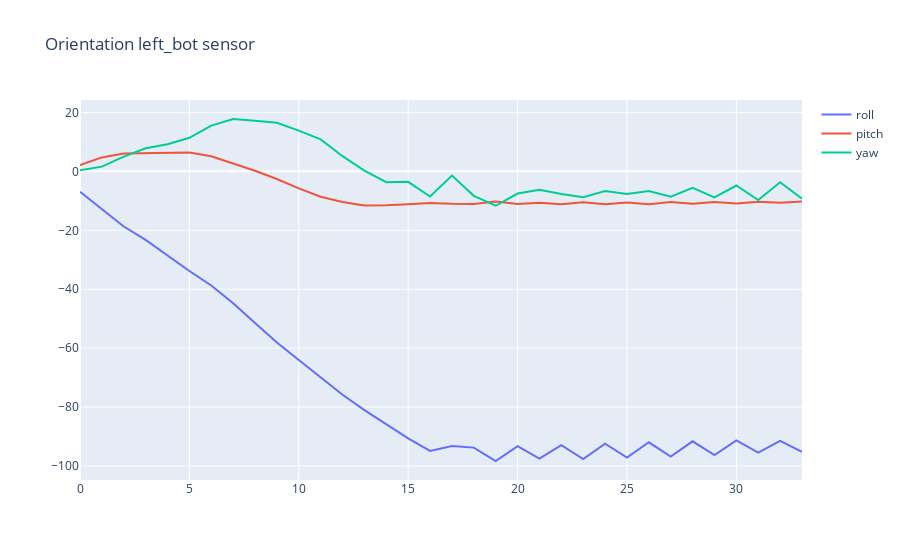

Notebook source saved alongside this figure:
### Code cell
orientation_lb = find_orientation(calibrated_lb)
show_plot(orientation_lb,'Orientation left_bot sensor')
